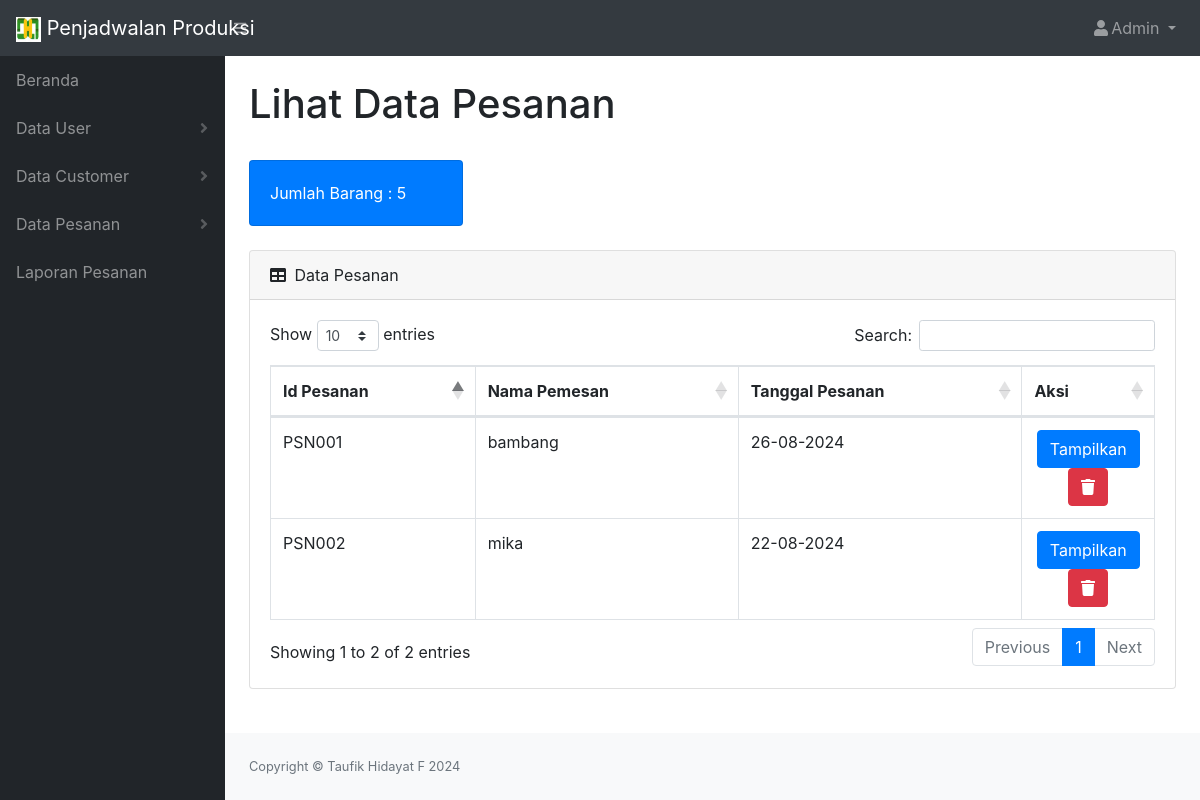
/menu_admin/lihat_pesanan.php, run on the app's committed database.
### tables this page shows
CREATE TABLE `pesanan` (
  `id_pesanan` varchar(20) NOT NULL,
  `tgl_pesanan` date DEFAULT NULL,
  `id_customer` varchar(20) DEFAULT NULL
);

CREATE TABLE `customer` (
  `id_customer` varchar(11) NOT NULL,
  `nama` varchar(255) NOT NULL,
  `alamat` text NOT NULL,
  `no_hp` varchar(20) NOT NULL,
  `email` varchar(255) NOT NULL,
  `tgl_daftar` date NOT NULL
);

### config/controller.php (called while the page is built, shortened)
<?php
function select($query)
{
    global $koneksi;
    $result = mysqli_query($koneksi, $query);
    $rows = [];
    while ($row = mysqli_fetch_assoc($result)) {
        $rows[] = $row;
    }
    return $rows;
}

### menu_admin/lihat_pesanan.php (the view, shortened to what this page needs)
<!DOCTYPE html>
<html lang="en">
<head>
    <link href="../css/styles.css" rel="stylesheet" />
    <link href="https://cdn.datatables.net/1.10.20/css/dataTables.bootstrap4.min.css" rel="stylesheet" />
</head>
<body class="sb-nav-fixed">
    <?php include '../tema_menu/header_Admin.php';
    include '../tema_menu/sidebar_Admin.php';
    $jmlh_barang = count(select("SELECT * FROM barang"));
    $data_pesanan = select("SELECT
                             pesanan.id_pesanan,
                             pesanan.tgl_pesanan,
                             customer.nama AS nama_pemesan
                         FROM pesanan
                         JOIN customer ON pesanan.id_customer = customer.id_customer");
    ?>
    <div id="layoutSidenav_content">
        <main>
            <div class="container-fluid">
                <h1 class="mt-4">Lihat Data Pesanan</h1>
                <br>
                <div class="row">
                    <div class="col-xl-3 col-md-6">
                        <div class="card bg-primary text-white mb-4">
                            <div class="card-body">Jumlah Barang : <?php echo $jmlh_barang ?></div>
                        </div>
                    </div>
                </div>
                <div class="card mb-4">
                    <div class="card-header">
                        <i class="fas fa-table mr-1"></i>
                        Data Pesanan
                    </div>
                    <div class="card-body">
                        <div class="table-responsive">
                            <table class="table table-bordered" table-striped mt-3 id="dataTable">
                                <thead>
                                    <tr>
                                        <th>Id Pesanan</th>
                                        <th>Nama Pemesan</th>
                                        <th>Tanggal Pesanan</th>
                                        <th>Aksi</th>
                                    </tr>
                                </thead>
                                <tbody>
                                    <?php foreach ($data_pesanan as $pesanan) : ?>
                                        <tr>
                                            <td><?= $pesanan['id_pesanan']; ?></td>
                                            <td><?= $pesanan['nama_pemesan']; ?></td>
                                            <td><?= date('d-m-Y', strtotime($pesanan['tgl_pesanan'])); ?></td>
                                            <td width="15%" class="text-center">
                                                <a href="lihat_detailpesanan.php?idp=<?= $pesanan['id_pesanan']; ?>" class="btn btn-primary">Tampilkan</a>
                                                <a href="hapus_pesanan.php?id_pesanan=<?= $pesanan['id_pesanan']; ?>" class="btn btn-danger" onclick="return confirm('Yakin Data User : <?= $tuser['nama_lengkap']; ?>  Akan Dihapus ?');"><i class="fas fa-trash"></i></a>
                                            </td>
                                        </tr>
                                    <?php endforeach ?>
                                </tbody>
                            </table>
                        </div>
                    </div>
                </div>
            </div>
        </main>
        <?php include '../tema_menu/footer.php' ?>
    </div>
</body>
</html>

### data on the page
pesanan: id_pesanan "PSN001", id_customer.nama "bambang", tgl_pesanan "26-08-2024"
pesanan: id_pesanan "PSN002", id_customer.nama "mika", tgl_pesanan "22-08-2024"

### other printed values
$jmlh_barang "5"
